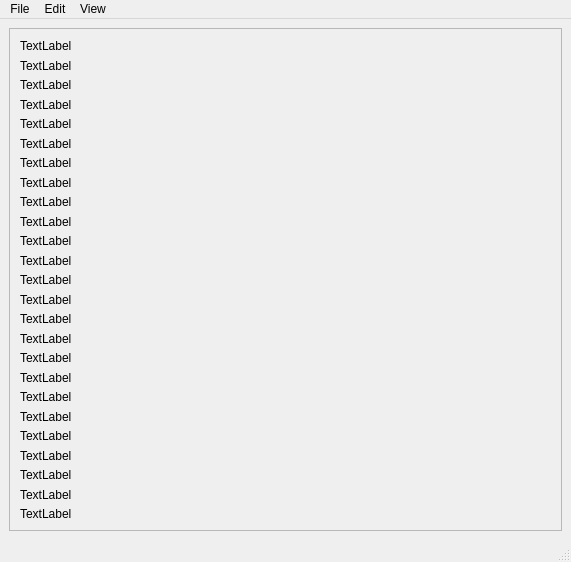
<?xml version="1.0" encoding="UTF-8"?>
<ui version="4.0">
 <class>MainWindow</class>
 <widget class="QMainWindow" name="MainWindow">
  <property name="geometry">
   <rect>
    <x>0</x>
    <y>0</y>
    <width>571</width>
    <height>562</height>
   </rect>
  </property>
  <property name="windowTitle">
   <string>MainWindow</string>
  </property>
  <widget class="QWidget" name="centralwidget">
   <layout class="QVBoxLayout" name="verticalLayout">
    <item>
     <widget class="QScrollArea" name="scrollArea">
      <property name="widgetResizable">
       <bool>true</bool>
      </property>
      <widget class="QWidget" name="scrollAreaWidgetContents">
       <property name="geometry">
        <rect>
         <x>0</x>
         <y>0</y>
         <width>551</width>
         <height>501</height>
        </rect>
       </property>
       <widget class="QWidget" name="gridLayoutWidget">
        <property name="geometry">
         <rect>
          <x>10</x>
          <y>10</y>
          <width>531</width>
          <height>481</height>
         </rect>
        </property>
        <layout class="QGridLayout" name="gridLayout">
         <item row="0" column="0">
          <layout class="QVBoxLayout" name="verticalLayout_2">
           <item>
            <widget class="QLabel" name="label_2">
             <property name="text">
              <string>TextLabel</string>
             </property>
            </widget>
           </item>
           <item>
            <widget class="QLabel" name="label_3">
             <property name="text">
              <string>TextLabel</string>
             </property>
            </widget>
           </item>
           <item>
            <widget class="QLabel" name="label_4">
             <property name="text">
              <string>TextLabel</string>
             </property>
            </widget>
           </item>
           <item>
            <widget class="QLabel" name="label_5">
             <property name="text">
              <string>TextLabel</string>
             </property>
            </widget>
           </item>
           <item>
            <widget class="QLabel" name="label_6">
             <property name="text">
              <string>TextLabel</string>
             </property>
            </widget>
           </item>
           <item>
            <widget class="QLabel" name="label_7">
             <property name="text">
              <string>TextLabel</string>
             </property>
            </widget>
           </item>
           <item>
            <widget class="QLabel" name="label_8">
             <property name="text">
              <string>TextLabel</string>
             </property>
            </widget>
           </item>
           <item>
            <widget class="QLabel" name="label_9">
             <property name="text">
              <string>TextLabel</string>
             </property>
            </widget>
           </item>
           <item>
            <widget class="QLabel" name="label_11">
             <property name="text">
              <string>TextLabel</string>
             </property>
            </widget>
           </item>
           <item>
            <widget class="QLabel" name="label_10">
             <property name="text">
              <string>TextLabel</string>
             </property>
            </widget>
           </item>
           <item>
            <widget class="QLabel" name="label_12">
             <property name="text">
              <string>TextLabel</string>
             </property>
            </widget>
           </item>
           <item>
            <widget class="QLabel" name="label_14">
             <property name="text">
              <string>TextLabel</string>
             </property>
            </widget>
           </item>
           <item>
            <widget class="QLabel" name="label_15">
             <property name="text">
              <string>TextLabel</string>
             </property>
            </widget>
           </item>
           <item>
            <widget class="QLabel" name="label_18">
             <property name="text">
              <string>TextLabel</string>
             </property>
            </widget>
           </item>
           <item>
            <widget class="QLabel" name="label_19">
             <property name="text">
              <string>TextLabel</string>
             </property>
            </widget>
           </item>
           <item>
            <widget class="QLabel" name="label_16">
             <property name="text">
              <string>TextLabel</string>
             </property>
            </widget>
           </item>
           <item>
            <widget class="QLabel" name="label_22">
             <property name="text">
              <string>TextLabel</string>
             </property>
            </widget>
           </item>
           <item>
            <widget class="QLabel" name="label_24">
             <property name="text">
              <string>TextLabel</string>
             </property>
            </widget>
           </item>
           <item>
            <widget class="QLabel" name="label_20">
             <property name="text">
              <string>TextLabel</string>
             </property>
            </widget>
           </item>
           <item>
            <widget class="QLabel" name="label_25">
             <property name="text">
              <string>TextLabel</string>
             </property>
            </widget>
           </item>
           <item>
            <widget class="QLabel" name="label_17">
             <property name="text">
              <string>TextLabel</string>
             </property>
            </widget>
           </item>
           <item>
            <widget class="QLabel" name="label_23">
             <property name="text">
              <string>TextLabel</string>
             </property>
            </widget>
           </item>
           <item>
            <widget class="QLabel" name="label_21">
             <property name="text">
              <string>TextLabel</string>
             </property>
            </widget>
           </item>
           <item>
            <widget class="QLabel" name="label_13">
             <property name="text">
              <string>TextLabel</string>
             </property>
            </widget>
           </item>
           <item>
            <widget class="QLabel" name="label">
             <property name="text">
              <string>TextLabel</string>
             </property>
            </widget>
           </item>
          </layout>
         </item>
        </layout>
       </widget>
      </widget>
     </widget>
    </item>
   </layout>
  </widget>
  <widget class="QMenuBar" name="menubar">
   <property name="geometry">
    <rect>
     <x>0</x>
     <y>0</y>
     <width>571</width>
     <height>21</height>
    </rect>
   </property>
   <widget class="QMenu" name="menuNew">
    <property name="title">
     <string>File</string>
    </property>
    <addaction name="actionNew"/>
    <addaction name="actionSave"/>
   </widget>
   <widget class="QMenu" name="menuEdit">
    <property name="title">
     <string>Edit</string>
    </property>
    <addaction name="actionCut"/>
    <addaction name="actionCopy"/>
    <addaction name="actionPaste"/>
   </widget>
   <widget class="QMenu" name="menuView">
    <property name="title">
     <string>View</string>
    </property>
    <addaction name="actionPreview"/>
   </widget>
   <addaction name="menuNew"/>
   <addaction name="menuEdit"/>
   <addaction name="menuView"/>
  </widget>
  <widget class="QStatusBar" name="statusbar"/>
  <action name="actionNew">
   <property name="text">
    <string>New</string>
   </property>
  </action>
  <action name="actionSave">
   <property name="text">
    <string>Save</string>
   </property>
  </action>
  <action name="actionCut">
   <property name="text">
    <string>Cut</string>
   </property>
  </action>
  <action name="actionCopy">
   <property name="text">
    <string>Copy</string>
   </property>
  </action>
  <action name="actionPaste">
   <property name="text">
    <string>Paste</string>
   </property>
  </action>
  <action name="actionPreview">
   <property name="text">
    <string>Preview</string>
   </property>
   <property name="statusTip">
    <string>Preview a file</string>
   </property>
  </action>
 </widget>
 <resources/>
 <connections/>
</ui>
